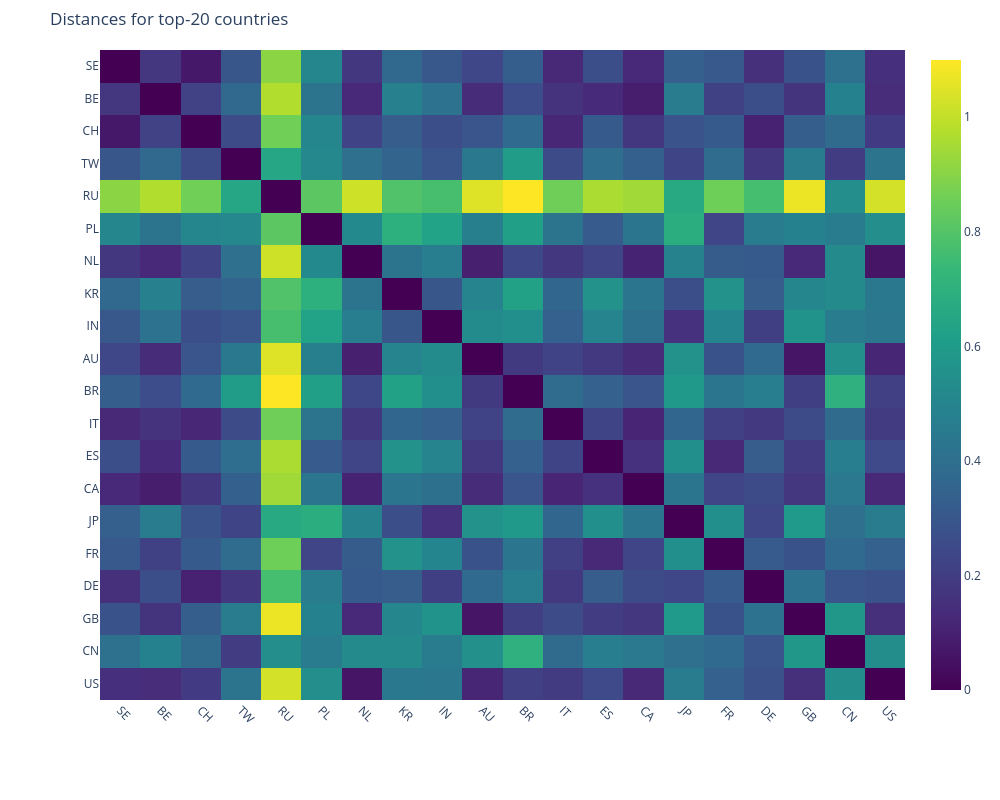

This figure's notebook cell:
### Code cell
# x_labels = list(map(str, df_country_dist_w1.columns))
# y_labels = list(map(str, df_country_dist_w1.index))

sub_list = list(map(str, top_20_countries_list))

# country = "AX"
# top_n = 20
# sub_list = df_country_dist_w1.sort_values(country, ascending=True)[[country]].head(top_n).index.to_list()

x_labels = sub_list
y_labels = sub_list

fig = go.Figure(
    data=go.Heatmap(
        # z=df_country_dist_w1.values,
        z=df_country_dist_w1.loc[sub_list, sub_list].values,
        x=x_labels,
        y=y_labels,
        colorscale="Viridis",
        zmin=0,
        zmax=1.1,
    )
)

# Layout
fig.update_layout(
    title="Distances for top-20 countries",
    width=1000,
    # height=20*len(y_labels),  # taller if more rows
    height=40*len(y_labels),  # taller if more rows
    margin=dict(l=100, r=50, t=50, b=100),
    xaxis=dict(tickangle=45, automargin=True),
    yaxis=dict(autorange="reversed", automargin=True)  # keep top-to-bottom ordering
)

fig.show()

### Figure 1 — Plotly figure (JSON) as saved in the notebook; plotly's stock layout.template omitted (floating-point values rounded to 4 significant figures; data arrays with more than 128 entries replaced by an {"elided": "..."} marker saying what was removed)
{"data": [{"colorscale": [[0.0, "#440154"], [0.1111, "#482878"], [0.2222, "#3e4989"], [0.3333, "#31688e"], [0.4444, "#26828e"], [0.5556, "#1f9e89"], [0.6667, "#35b779"], [0.7778, "#6ece58"], [0.8889, "#b5de2b"], [1.0, "#fde725"]], "x": ["SE", "BE", "CH", "TW", "RU", "PL", "NL", "KR", "IN", "AU", "BR", "IT", "ES", "CA", "JP", "FR", "DE", "GB", "CN", "US"], "y": ["SE", "BE", "CH", "TW", "RU", "PL", "NL", "KR", "IN", "AU", "BR", "IT", "ES", "CA", "JP", "FR", "DE", "GB", "CN", "US"], "z": {"elided": "20x20 float values"}, "zmax": 1.1, "zmin": 0, "type": "heatmap"}], "layout": {"margin": {"l": 100, "r": 50, "t": 50, "b": 100}, "xaxis": {"tickangle": 45, "automargin": true}, "yaxis": {"autorange": "reversed", "automargin": true}, "title": {"text": "Distances for top-20 countries"}, "width": 1000, "height": 800}}
